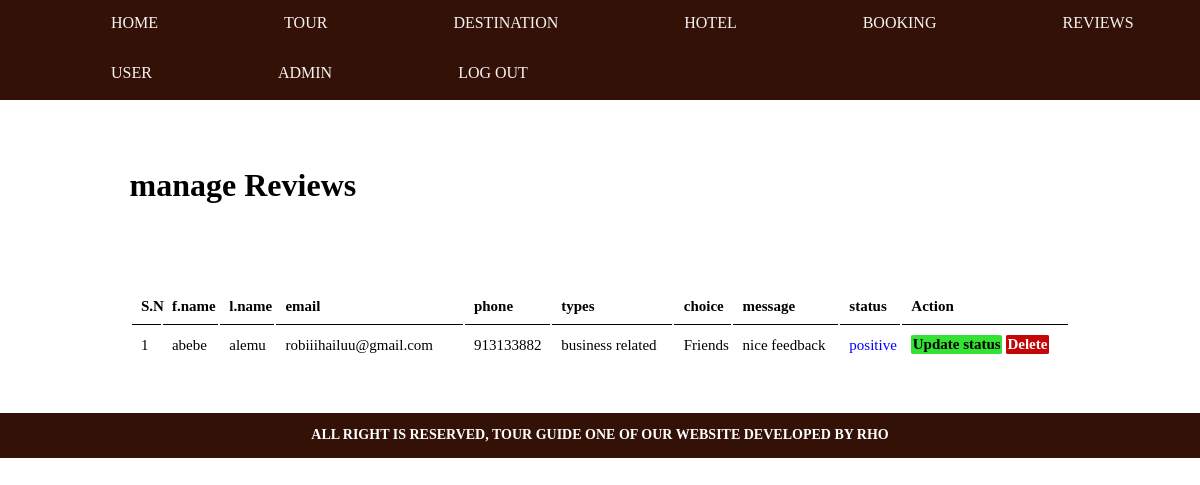
Screenshot of /admin/manage-review.php (signed in) with the database file from the repository.
### tables this page shows
CREATE TABLE `tbl_review` (
  `id` int(11) NOT NULL,
  `fname` varchar(30) NOT NULL,
  `lname` varchar(30) NOT NULL,
  `email` varchar(255) NOT NULL,
  `choice` varchar(255) NOT NULL,
  `types` varchar(255) NOT NULL,
  `message` varchar(5000) NOT NULL,
  `phone` int(30) NOT NULL,
  `status` varchar(255) DEFAULT NULL
);

### admin/manage-review.php (the view, shortened to what this page needs)
<?php include('partials/menu.php');?>
<div class="main-content">
         <div class="wrapper">
               <h1> manage Reviews</h1>
               <br>
               <br>
             <br>
             <br>
               <table class="tbl-last">
                <tr>
                     <th>S.N</th>
                      <th>f.name</th>
                      <th>l.name</th>
                      <th>email</th>
                      <th>phone</th>
                      <th>types</th>
                      <th>choice </th>
                      <th>message</th>
                      <th>status</th>
                      <th>Action</th>
                </tr>
                <?php
                $sql="SELECT*FROM tbl_review";
                $res=mysqli_query($conn,$sql);
                if($res==TRUE)
                {
                  $sn=1;
                  $count=mysqli_num_rows($res);
                  if($count>0){
                    while ($rows=mysqli_fetch_assoc($res)){
              $id=$rows['id'];
              $fname=$rows['fname'];
              $lname=$rows['lname'];
              $email=$rows['email'];
              $phone=$rows['phone'];
              $types=$rows['types'];
              $choice=$rows['choice'];
              $message=$rows['message'];
              $status=$rows['status'];
              ?>
              <tr>
                     <td><?php echo $sn++;?></td>
                     <td><?php echo $fname;?></td>
                     <td><?php echo $lname;?></td>
                     <td><?php echo $email;?></td>
                      <td><?php echo $phone; ?> </td>
                      <td><?php echo $types; ?></td>
                      <td><?php echo $choice ?></td>
                        <td><?php echo $message; ?></td>
                      <td style="color:blue ; font-style:bold"><?php echo $status; ?></td>
                      <td>
                          <a href ="<?php echo SITEURL; ?>admin/update-review.php?id=<?php echo $id ;?>" class="btn-secondary">Update status</a>
                          <a href ="<?php echo SITEURL; ?>admin/delete-review.php?id=<?php echo $id ;?>" class="btn-danger">Delete </a>
                      </td>
                </tr>
              <?php
                    }
                  }
                }
                ?>
               </table>
         </div>
  </div>
<?php include('partials/footer.php');?>

### css/admin.css (style rules this page uses)
body { line-height: 1; margin: 0; }
.wrapper { padding:1%; width:80%; margin:0 auto; }
.main-content { margin:1%; background-color: white; padding: 2% 0; }
.tbl-last { width:100%; font-size: 15px; }
table tr td { padding: 1%; }
table tr th { border-bottom: 1px solid black; padding: 1%; text-align: left; }
.btn-secondary { font-size: none; background-color:rgb(52, 226, 52); padding: 1%; margin-top:8px; margin-bottom: 8px; font-weight: bold; color:black; text-decoration: none; border-radius: 5%; }
.btn-danger { font-size: none; background-color:#c50606; padding: 1%; margin-top:8px; margin-bottom: 8px; font-weight: bold; color:white; text-decoration: none; border-radius: 5%; }

### rows the page displays
tbl_review: fname "abebe", lname "alemu", email "robiiihailuu@gmail.com", phone "913133882", types "business related", choice "Friends", message "nice feedback", status "positive"
